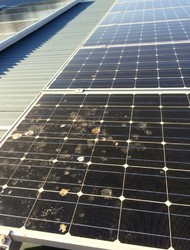
#> input picture dataset/Bird-drop/Bird (1).jpeg, 190 x 250 px, given in place of New, which was not available
$ python eda.py
#> lines starting #> are read from the running program, lines starting #| are printed output that depends on the picture
import os
import pandas as pd
import matplotlib.pyplot as plt
from PIL import Image
import random

DATASET_PATH = "dataset/"

def plot_image_counts():
    categories = os.listdir(DATASET_PATH)

    image_counts = {}
    for category in categories:
        path = os.path.join(DATASET_PATH, category)
        if os.path.isdir(path):
            image_counts[category] = len(os.listdir(path))

    df_counts = pd.DataFrame(list(image_counts.items()), columns=["Category", "Count"])
    print(df_counts)

    plt.figure(figsize=(10, 6))
    plt.bar(df_counts["Category"], df_counts["Count"])
    plt.xticks(rotation=45)
    plt.title("Number of Images per Category")
    plt.show()
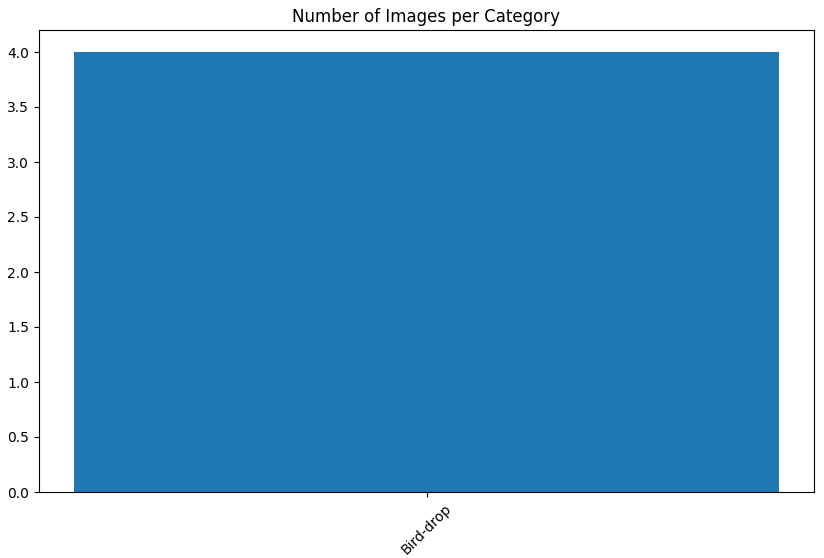
#> figure drawn by matplotlib, 1 panel


def show_sample_images():
    categories = os.listdir(DATASET_PATH)
    plt.figure(figsize=(15, 10))

    for i, category in enumerate(categories[:6]):
        path = os.path.join(DATASET_PATH, category)
        if os.path.isdir(path):
            random_image_name = random.choice(os.listdir(path))
            img_path = os.path.join(path, random_image_name)

            plt.subplot(2, 3, i + 1)
            img = Image.open(img_path)
#> img is the input picture: PIL image 190x250 RGB; mean R, G, B 104.8, 106.5, 106.1
            plt.imshow(img)
            plt.title(category)
            plt.axis("off")

    plt.show()


if __name__ == "__main__":
    plot_image_counts()
    show_sample_images()

$ run again, on dataset/Bird-drop/New/10.JPG
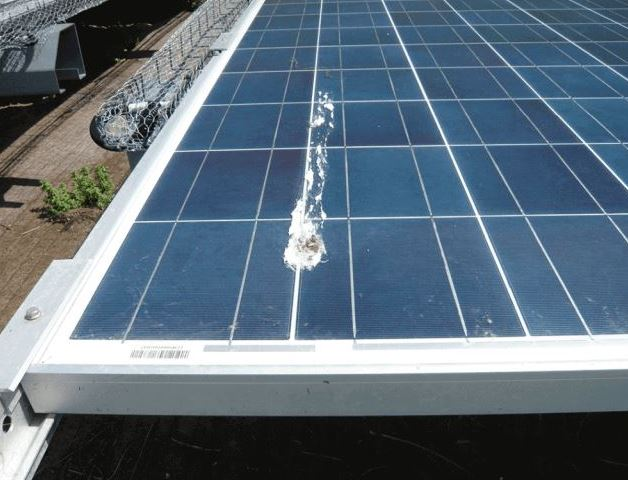
#> input picture dataset/Bird-drop/New/10.JPG, 628 x 480 px, given in place of New, which was not available
#> in plot_image_counts, `plt.show()`:
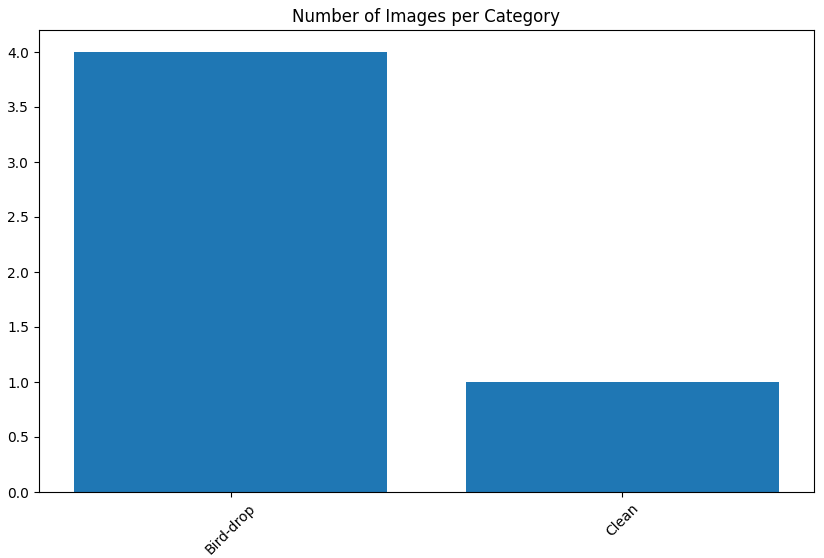
#> figure drawn by matplotlib, 1 panel
#> in show_sample_images, img is the input picture: PIL image 628x480 RGB; mean R, G, B 93.4, 109.9, 123.7
#> in show_sample_images, `plt.show()`:
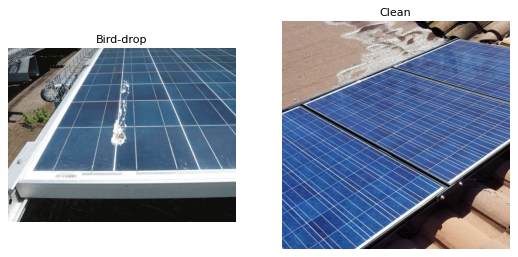
#> figure drawn by matplotlib, 2 panels

$ run again, on dataset/Bird-drop/New/11.JPG
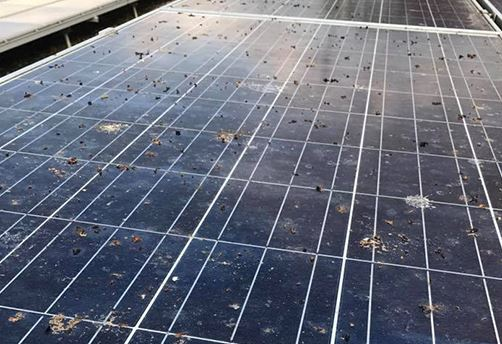
#> input picture dataset/Bird-drop/New/11.JPG, 502 x 344 px, given in place of New, which was not available
#> in plot_image_counts, `plt.show()`:
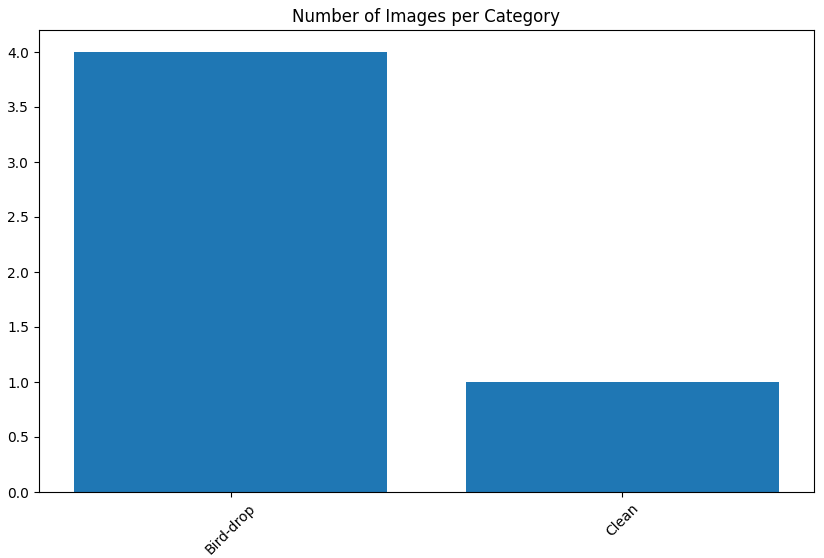
#> figure drawn by matplotlib, 1 panel
#> in show_sample_images, img is the input picture: PIL image 502x344 RGB; mean R, G, B 103, 107.7, 121.6
#> in show_sample_images, `plt.show()`:
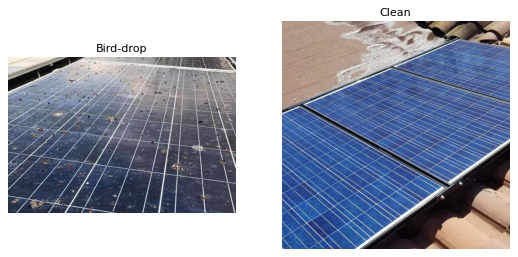
#> figure drawn by matplotlib, 2 panels

$ run again, on dataset/Clean/Clean (100).jpg
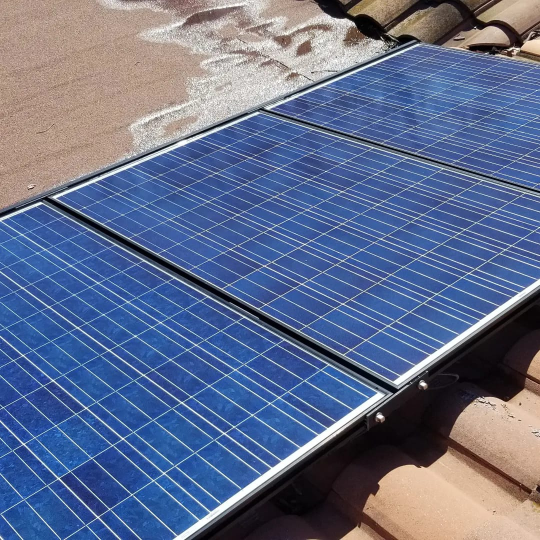
#> input picture dataset/Clean/Clean (100).jpg, 1080 x 1080 px, given in place of New, which was not available (shown at 1/2 size)
#> in plot_image_counts, `plt.show()`:
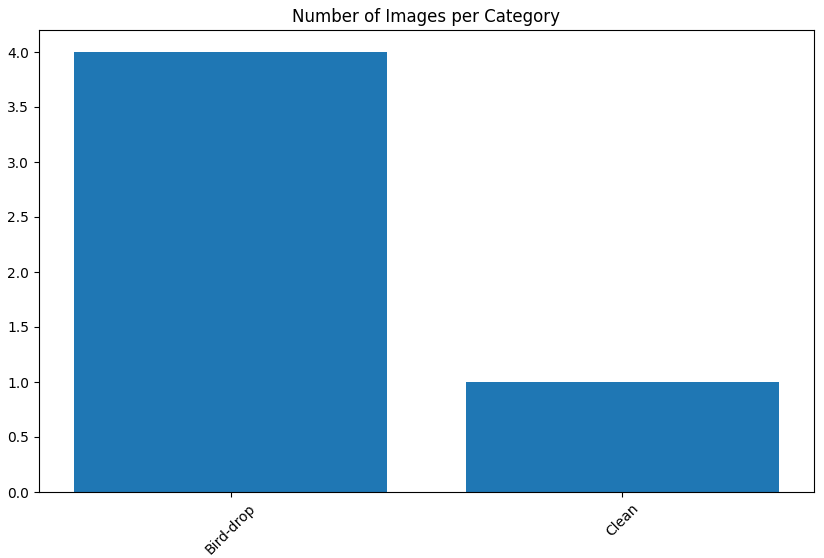
#> figure drawn by matplotlib, 1 panel
#> in show_sample_images, img is the input picture: PIL image 1080x1080 RGB; mean R, G, B 97.5, 109.5, 141.1
#> in show_sample_images, `plt.show()`:
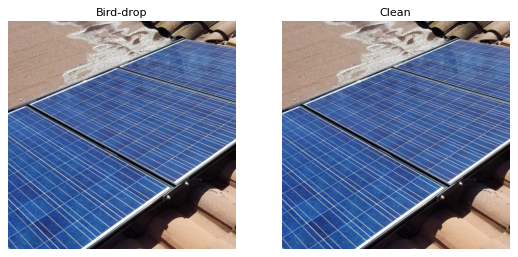
#> figure drawn by matplotlib, 2 panels
